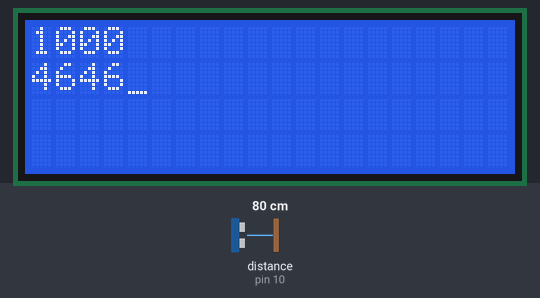
Bench run of a sketch on a simulated Arduino Uno, built with avr-gcc and run on an emulated ATmega328P. Shown: 20×4 character LCD. Wiring (inferred from the names in the program): ultrasonic range finder: trigger pin 9; echo pin 10. The test bench sets the inputs (shaded band); at power-on: distance to the obstacle (sensor on pin 10) 80 cm. The echo pulse lasts 58.3 µs per cm; what the sketch prints to the serial monitor is not drawn.

Above: at 1.4 s.
1.5 s: distance to the obstacle (sensor on pin 10) set to 2 cm
At 3.1 s:
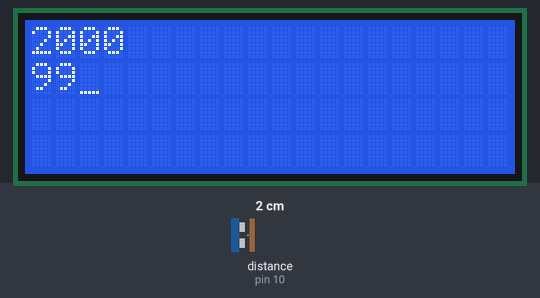
4.8 s: distance to the obstacle (sensor on pin 10) set to 4 cm
At 6.1 s:
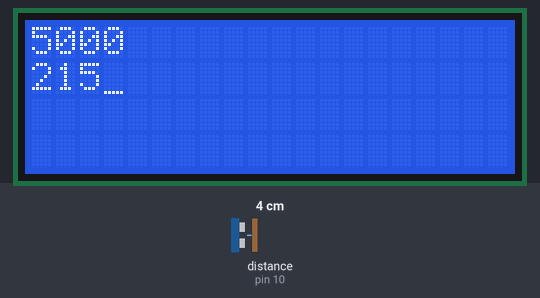
7.8 s: distance to the obstacle (sensor on pin 10) set to 9 cm
At 9.2 s:
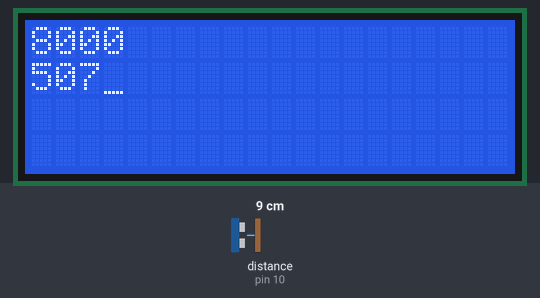
Timing chart, 0 to 10.8 s (numbered marks = the images above; inputs shaded):
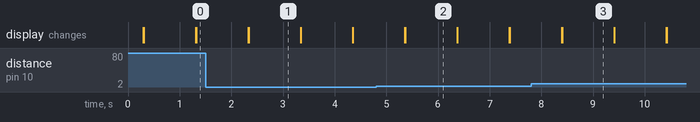

Measured:
- what the display in image 1 shows lasts 1.0 s, from 2.3 s to 3.3 s

The sketch:

LCD.ino
```cpp
#include <Wire.h>
#include <LiquidCrystal_I2C.h>

const int trigPin = 9;
const int echoPin = 10;

int timer = 0;
const int TIMER_INCREMENTS = 1000;

LiquidCrystal_I2C lcd(0x27, 20, 4); // set the LCD address to 0x27 for a 16 chars and 2 line display

void setup()
{
  lcd.init();                      // initialize the lcd
  // Print a message to the LCD.
  lcd.backlight();
  lcd.cursor();
  lcd.clear();
  lcd.setCursor(1, 0);
  lcd.print("hello everyone");
  lcd.setCursor(1, 1);
  lcd.print("konichiwaa");
  delay(200);

  pinMode(trigPin, OUTPUT);
  pinMode(echoPin, INPUT);
  Serial.begin(9600);
}

void loop() {
  lcd.clear();
  lcd.print(timer);
  timer += TIMER_INCREMENTS;


  long duration = 0;
  digitalWrite(trigPin, LOW);
  delayMicroseconds(5);
  digitalWrite(trigPin, HIGH);
  delayMicroseconds(10);
  digitalWrite(trigPin, LOW);

  duration = pulseIn(echoPin, HIGH);
  lcd.setCursor(0, 1);
  Serial.println(duration);
  lcd.print(duration);

  delay(TIMER_INCREMENTS);
}
```
